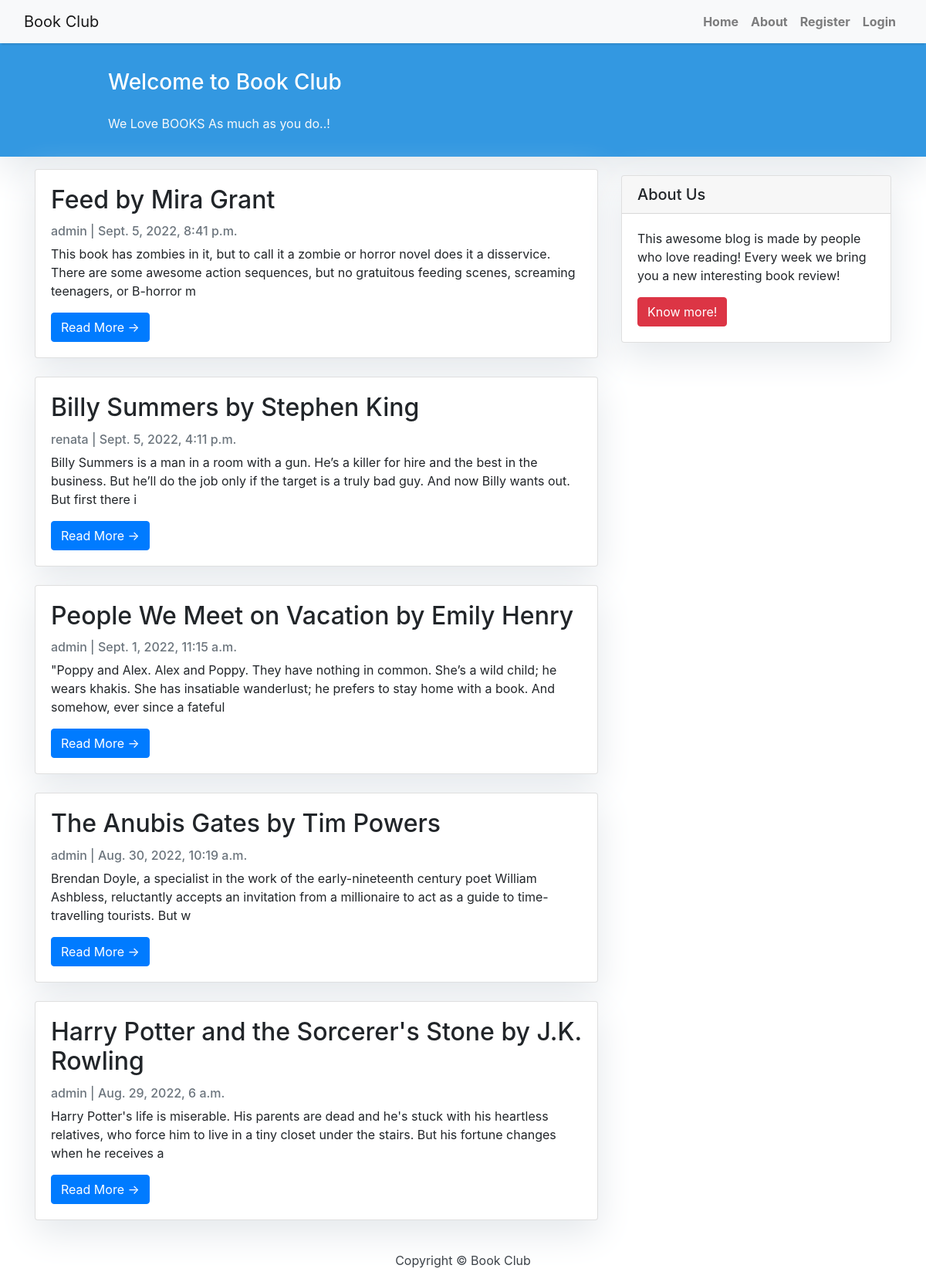
The page / on the database its author committed.
### blog/models.py (models this page shows, shortened)
class Post(models.Model):
    author = models.ForeignKey(settings.AUTH_USER_MODEL, on_delete=models.CASCADE)
    title = models.CharField(max_length=200)
    text = models.TextField()
    created_date = models.DateTimeField(default=timezone.now)
    published_date = models.DateTimeField(blank=True, null=True)

### blog/views.py (the view)
# urls.py: path('', views.index, name='index'),
def index(request):
    posts = Post.objects.filter(published_date__lte=timezone.now()).order_by('-published_date')
    return render(request, 'index.html', {'posts': posts})

### templates/index.html
{% extends "base.html" %}
{% load static %}
{% block content %}
<div class="container">
    <div class="row">
        <div class="col-md-8 mt-3 left">
            {% for post in posts %}
            <div class="card mb-4">
                <div class="card-body">
                    <h2 class="card-title">{{ post.title }}</h2>
                    <p class="card-text text-muted h6">{{ post.author }} | {{ post.published_date}} </p>
                    <p class="card-text">{{post.text|slice:":200" }}</p>
                    <a href="{% url 'details' pk=post.pk %}" class="btn btn-primary">Read More &rarr;</a>
                </div>
            </div>
            {% endfor %}
        </div>
        {% block sidebar %} {% include 'sidebar.html' %} {% endblock sidebar %}
    </div>
</div>
{% endblock content %}

### blog/static/css/style.css (style rules this page uses)
body { font-family: "Roboto", sans-serif; font-size: 17px; background-color: #fdfdfd; }
body { font-family: "Roboto", sans-serif; font-size: 18px; background-color: #fdfdfd; }
.card { box-shadow: 0 16px 48px #E3E7EB; }

### rows shown on the page
Post: title "Feed by Mira Grant", author "admin", published_date "Sept. 5, 2022, 8:41 p.m.", text "This book has zombies in it, but to call it a zombie or horror novel does it a disservice. There are some awesome action sequences, but no gratuitous feeding scenes, screaming teenagers, or B-horror m"
Post: title "Billy Summers by Stephen King", author "renata", published_date "Sept. 5, 2022, 4:11 p.m.", text "Billy Summers is a man in a room with a gun. He’s a killer for hire and the best in the business. But he’ll do the job only if the target is a truly bad guy. And now Billy wants out. But first there i"
Post: title "People We Meet on Vacation by Emily Henry", author "admin", published_date "Sept. 1, 2022, 11:15 a.m.", text "\"Poppy and Alex. Alex and Poppy. They have nothing in common. She’s a wild child; he wears khakis. She has insatiable wanderlust; he prefers to stay home with a book. And somehow, ever since a fateful"
Post: title "The Anubis Gates by Tim Powers", author "admin", published_date "Aug. 30, 2022, 10:19 a.m.", text "Brendan Doyle, a specialist in the work of the early-nineteenth century poet William Ashbless, reluctantly accepts an invitation from a millionaire to act as a guide to time-travelling tourists. But w"
Post: title "Harry Potter and the Sorcerer's Stone by J.K. Rowling", author "admin", published_date "Aug. 29, 2022, 6 a.m.", text "Harry Potter's life is miserable. His parents are dead and he's stuck with his heartless relatives, who force him to live in a tiny closet under the stairs. But his fortune changes when he receives a"
